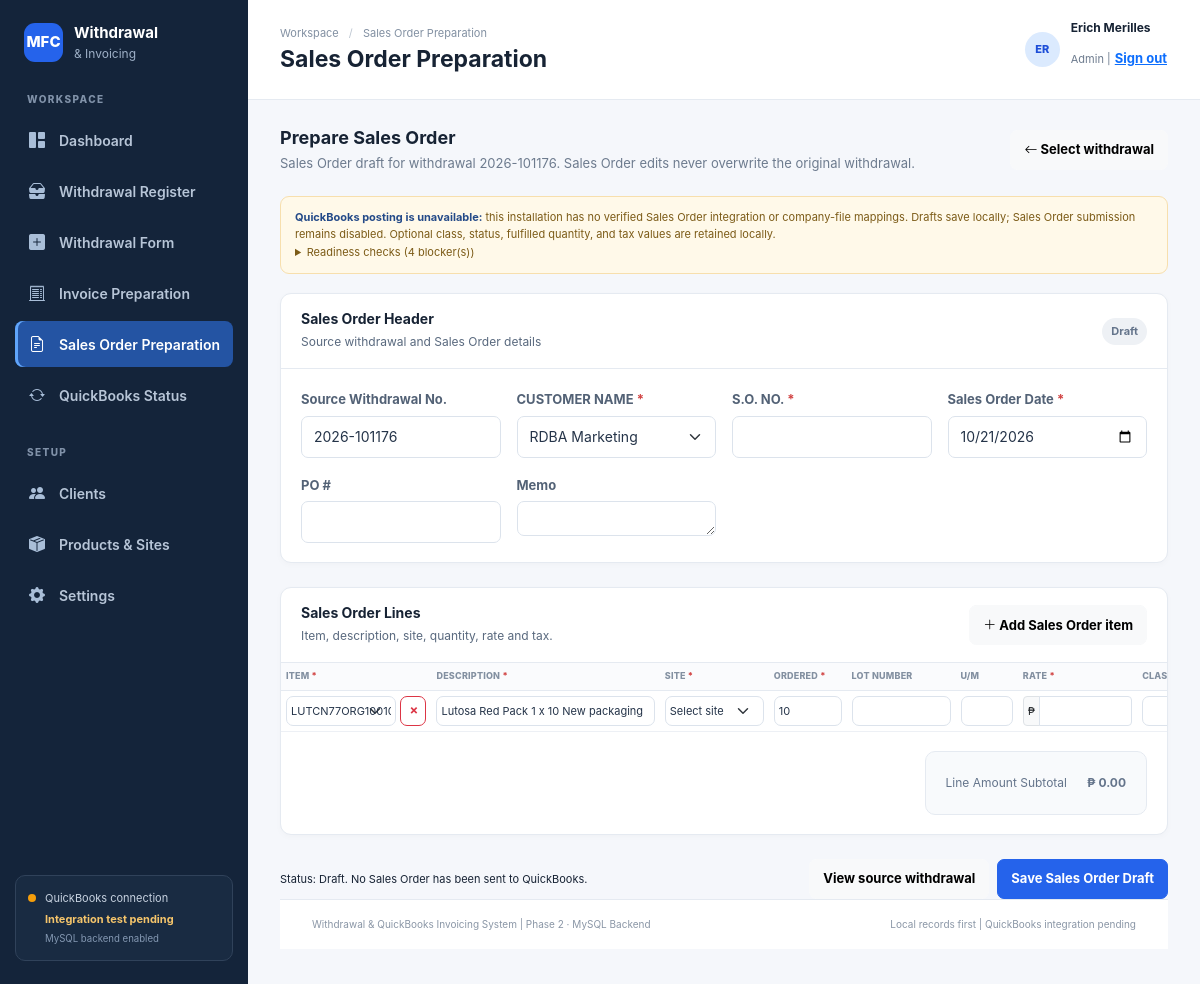
The app's page /frontend/sales_order_preparation.php?withdrawal_no=2026-101176 (signed in) with its own data.
### tables this page shows
CREATE TABLE `sales_orders` (
  `id` bigint(20) UNSIGNED NOT NULL,
  `withdrawal_id` bigint(20) UNSIGNED NOT NULL,
  `customer_id` bigint(20) UNSIGNED NOT NULL,
  `qb_customer_list_id` varchar(100) DEFAULT NULL,
  `so_number` varchar(100) DEFAULT NULL,
  `sales_order_date` date NOT NULL,
  `po_no` varchar(100) DEFAULT NULL,
  `memo` text DEFAULT NULL,
  `status` enum('Draft') NOT NULL DEFAULT 'Draft',
  `created_by` bigint(20) UNSIGNED DEFAULT NULL,
  `updated_by` bigint(20) UNSIGNED DEFAULT NULL,
  `created_at` datetime NOT NULL DEFAULT current_timestamp(),
  `updated_at` datetime DEFAULT NULL ON UPDATE current_timestamp()
);

CREATE TABLE `clients` (
  `id` bigint(20) UNSIGNED NOT NULL,
  `client_name` varchar(180) NOT NULL,
  `qb_list_id` varchar(100) DEFAULT NULL,
  `active` tinyint(1) NOT NULL DEFAULT 1,
  `created_at` datetime NOT NULL DEFAULT current_timestamp()
);

CREATE TABLE `sales_order_items` (
  `id` bigint(20) UNSIGNED NOT NULL,
  `sales_order_id` bigint(20) UNSIGNED NOT NULL,
  `line_no` smallint(5) UNSIGNED NOT NULL,
  `product_id` bigint(20) UNSIGNED DEFAULT NULL,
  `item_name` varchar(255) NOT NULL,
  `item_code` varchar(100) DEFAULT NULL,
  `qb_item_list_id` varchar(100) DEFAULT NULL,
  `site_id` bigint(20) UNSIGNED DEFAULT NULL,
  `description` varchar(255) NOT NULL,
  `ordered_quantity` bigint(20) UNSIGNED NOT NULL,
  `lot_number` varchar(100) DEFAULT NULL,
  `u_m` varchar(40) DEFAULT NULL,
  `rate` decimal(12,2) DEFAULT NULL,
  `class_name` varchar(100) DEFAULT NULL,
  `amount` decimal(14,2) NOT NULL,
  `line_status` varchar(40) DEFAULT NULL,
  `fulfilled_quantity` bigint(20) UNSIGNED DEFAULT NULL,
  `expiration_date` date DEFAULT NULL,
  `tax_code` varchar(40) DEFAULT NULL,
  `created_at` datetime NOT NULL DEFAULT current_timestamp(),
  `updated_at` datetime DEFAULT NULL ON UPDATE current_timestamp()
);

CREATE TABLE `products` (
  `id` bigint(20) UNSIGNED NOT NULL,
  `product_name` varchar(255) NOT NULL,
  `item_code` varchar(100) DEFAULT NULL,
  `description` varchar(255) DEFAULT NULL,
  `u_m` varchar(40) DEFAULT NULL,
  `default_site_id` bigint(20) UNSIGNED DEFAULT NULL,
  `default_price` decimal(12,2) DEFAULT NULL,
  `kg_per_box` decimal(12,3) DEFAULT NULL,
  `qb_list_id` varchar(100) DEFAULT NULL,
  `active` tinyint(1) NOT NULL DEFAULT 1,
  `created_at` datetime NOT NULL DEFAULT current_timestamp(),
  `updated_at` datetime DEFAULT NULL ON UPDATE current_timestamp(),
  `ht_code` varchar(100) DEFAULT NULL,
  `qb_code` varchar(100) DEFAULT NULL,
  `ht_description` varchar(255) DEFAULT NULL,
  `qb_description` varchar(255) DEFAULT NULL
);

### frontend/sales_order_preparation.php (the view, shortened to what the rows shown need)
<?php
require __DIR__ . '/includes/layout_start.php';
$pdo = db();
$withdrawalNo = trim((string)($_GET['withdrawal_no'] ?? ''));
$source = $pdo->prepare('SELECT w.*, c.client_name, c.qb_list_id AS qb_customer_list_id FROM withdrawals w JOIN clients c ON c.id=w.client_id WHERE w.withdrawal_no=? LIMIT 1');
$source->execute([$withdrawalNo]);
$withdrawal = $source->fetch();
$pdo->beginTransaction();
try {
    $find = $pdo->prepare('SELECT * FROM sales_orders WHERE withdrawal_id=? FOR UPDATE');
    $find->execute([$withdrawal['id']]);
    $order = $find->fetch();
    $pdo->commit();
} catch (Throwable $e) {
    if ($pdo->inTransaction()) $pdo->rollBack();
    throw $e;
}
$lineQuery = $pdo->prepare('SELECT * FROM sales_order_items WHERE sales_order_id=? ORDER BY line_no');
$lineQuery->execute([$order['id']]);
$lines = $lineQuery->fetchAll();
require_once __DIR__ . '/../backend/core/quickbooks_readiness.php';
$quickBooksReadiness = quickbooks_transaction_readiness($pdo, 'sales_order', (int)$order['id']);
$products = get_products($pdo);
$productsById = [];
foreach ($products as $product) $productsById[(int)$product['id']] = $product;
$customerQuery = $pdo->prepare('SELECT id,client_name FROM clients WHERE active=1 OR id=? ORDER BY client_name');
$customerQuery->execute([$order['customer_id']]);
$customers = $customerQuery->fetchAll();
$total = array_sum(array_map(static fn(array $line): float => (float)$line['amount'], $lines));
?>
<div class="page-intro">
    <div>
        <h2>Prepare Sales Order</h2>
    </div>
</div>
<form method="post" action="<?= e(APP_BASE_URL) ?>/backend/controllers/sales_order_save.php" id="salesOrderForm" data-confirm-submit="Save this Sales Order draft locally? It will not be sent to QuickBooks." data-confirm-title="Save Sales Order draft?" data-confirm-button="Save draft">
    <section class="panel mb-4">
        <div class="panel-header">
            <div>
                <h3>Sales Order Header</h3>
                <p>Source withdrawal and Sales Order details</p>
            </div>
            <span class="status-pill <?= e(status_class($order['status'])) ?>"><?= e($order['status']) ?></span>
        </div>
        <div class="panel-body">
            <div class="row g-3">
                <div class="col-md-3"><label class="form-label" for="soCustomer">CUSTOMER NAME <span class="required-mark">*</span></label><select class="form-select" id="soCustomer" name="customer_id" required><?php foreach ($customers as $customer): ?><option value="<?= (int)$customer['id'] ?>" <?= (int)$order['customer_id'] === (int)$customer['id'] ? 'selected' : '' ?>><?= e($customer['client_name']) ?></option><?php endforeach; ?></select></div>
                <div class="col-md-3"><label class="form-label" for="soDate">Sales Order Date <span class="required-mark">*</span></label><input class="form-control" id="soDate" type="date" name="sales_order_date" value="<?= e($order['sales_order_date']) ?>" required></div>
            </div>
        </div>
    </section>
    <section class="panel mb-4">
        <div class="table-responsive sales-order-table-wrap" tabindex="0" aria-label="Sales Order line items">
            <table class="table sales-order-lines-table" id="salesOrderLines" data-pagination-exempt>
                <colgroup>
                </colgroup>
                <thead>
                    <tr>
                        <th>ITEM <span class="required-mark">*</span></th>
                        <th>DESCRIPTION <span class="required-mark">*</span></th>
                        <th>SITE <span class="required-mark">*</span></th>
                        <th>ORDERED <span class="required-mark">*</span></th>
                        <th>LOT NUMBER</th>
                        <th>U/M</th>
                        <th>RATE <span class="required-mark">*</span></th>
                        <th>CLASS</th>
                    </tr>
                </thead>
                <tbody>
                    <?php foreach ($lines as $index => $line): $selectedProduct = $productsById[(int)($line['product_id'] ?? 0)] ?? null;
                        $selectedQbCode = trim((string)($selectedProduct['qb_code'] ?? '')); ?>
                        <tr data-line-row>
                            <td>
                                <div class="sales-order-item-cell"><select class="form-select form-select-sm so-item" name="items[<?= $index ?>][product_id]" aria-label="Line <?= $index + 1 ?> item" required>
                                        <option value="">Select QB item</option><?php foreach ($products as $product): $productQbCode = trim((string)($product['qb_code'] ?? '')); ?><option value="<?= (int)$product['id'] ?>" data-qb-code="<?= e($productQbCode) ?>" data-description="<?= e($product['qb_description'] ?? '') ?>" data-unit="<?= e($product['u_m'] ?? '') ?>" data-rate="<?= e($product['default_price'] ?? '') ?>" title="<?= e($product['product_name']) ?>" <?= (int)$line['product_id'] === (int)$product['id'] ? 'selected' : '' ?>><?= $productQbCode !== '' ? e($productQbCode) : 'QB Code missing — ' . e($product['product_name']) ?></option><?php endforeach; ?>
                                    </select><button type="button" class="btn btn-outline-danger btn-sm remove-sales-order-line" aria-label="Remove line <?= $index + 1 ?>">&times;</button></div>
                            </td>
                            <td><input class="form-control form-control-sm" name="items[<?= $index ?>][description]" maxlength="255" aria-label="Line <?= $index + 1 ?> description" value="<?= e($line['description']) ?>" required></td>
                            <td><select class="form-select form-select-sm" name="items[<?= $index ?>][site_id]" aria-label="Line <?= $index + 1 ?> site" required>
                                    <option value="">Select site</option>
                                </select></td>
                            <td><input class="form-control form-control-sm" type="number" min="1" step="1" name="items[<?= $index ?>][ordered_quantity]" aria-label="Line <?= $index + 1 ?> ordered quantity" value="<?= e($line['ordered_quantity']) ?>" required></td>
                            <td><input class="form-control form-control-sm" name="items[<?= $index ?>][lot_number]" maxlength="100" aria-label="Line <?= $index + 1 ?> lot number" value="<?= e($line['lot_number'] ?? '') ?>"></td>
                            <td><input class="form-control form-control-sm" name="items[<?= $index ?>][u_m]" maxlength="40" aria-label="Line <?= $index + 1 ?> unit of measure" value="<?= e($line['u_m'] ?? '') ?>"></td>
                            <td>
                                <div class="input-group input-group-sm"><span class="input-group-text">&#8369;</span><input class="form-control currency-input so-rate" type="text" inputmode="decimal" name="items[<?= $index ?>][rate]" aria-label="Line <?= $index + 1 ?> rate" value="<?= $line['rate'] === null ? '' : number_format((float)$line['rate'], 2, '.', ',') ?>" required></div>
                            </td>
                            <td><input class="form-control form-control-sm" name="items[<?= $index ?>][class_name]" maxlength="100" aria-label="Line <?= $index + 1 ?> class" value="<?= e($line['class_name'] ?? '') ?>"></td>
                        </tr>
                    <?php endforeach; ?>
                </tbody>
            </table>
        </div>
        <div class="panel-body d-flex justify-content-end">
            <div class="total-card">
                <div class="total-row"><span>Line Amount Subtotal</span><strong>&#8369; <span id="salesOrderTotal"><?= number_format($total, 2, '.', ',') ?></span></strong></div>
            </div>
        </div>
    </section>
    <div class="page-bottom-actions">
        <span class="muted text-small">Status: <?= e($order['status']) ?>. No Sales Order has been sent to QuickBooks.</span>
        <div class="right"><a href="withdrawal_form.php?withdrawal_no=<?= e($withdrawalNo) ?>" class="btn btn-light">View source withdrawal</a><button type="submit" class="btn btn-primary">Save Sales Order Draft</button></div>
    </div>
</form>
<?php require __DIR__ . '/includes/footer.php'; ?>

### records on screen
sales_orders: status "Draft", customer_id "RDBA Marketing", sales_order_date "10/21/2026"
sales_order_items: product.qb_code "LUTCN77ORG10010", description "Lutosa Red Pack 1 x 10 New packaging", ordered_quantity "10", amount "0.00"

### other values on screen
$page_title "Sales Order Preparation"
substr($_SESSION['user']['name'], 0, 2) "ER"
$_SESSION['user']['name'] "Erich Merilles"
$_SESSION['user']['role'] "Admin"
$withdrawalNo "2026-101176"
count($quickBooksReadiness['blockers']) "4"
APP_NAME "Withdrawal & QuickBooks Invoicing System"
APP_VERSION "Phase 2 · MySQL Backend"
